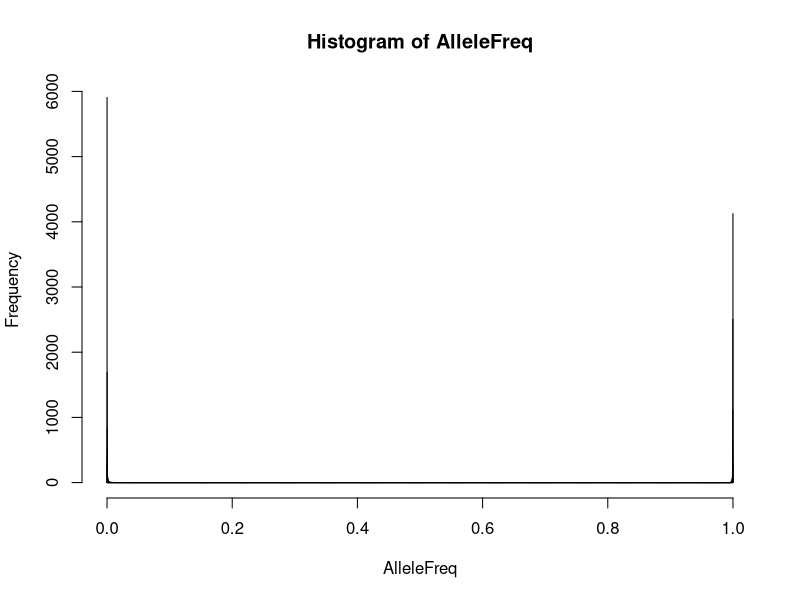
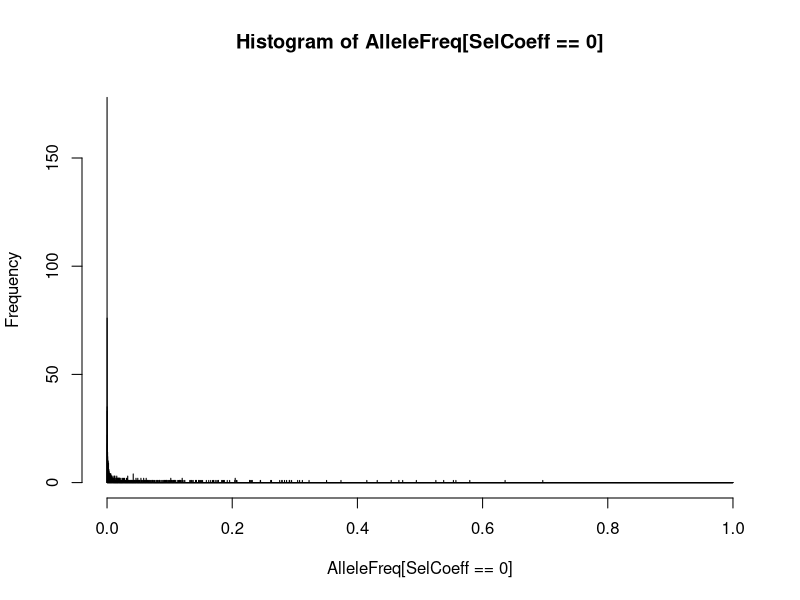
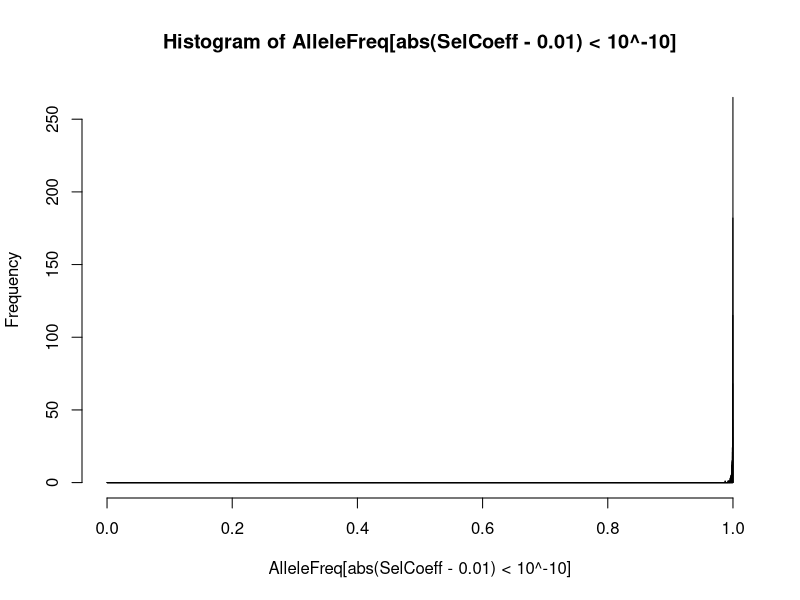
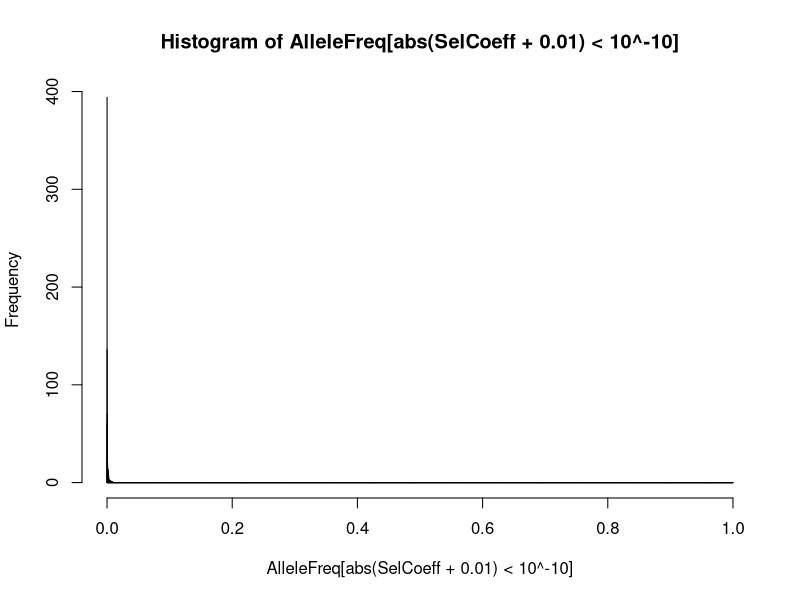
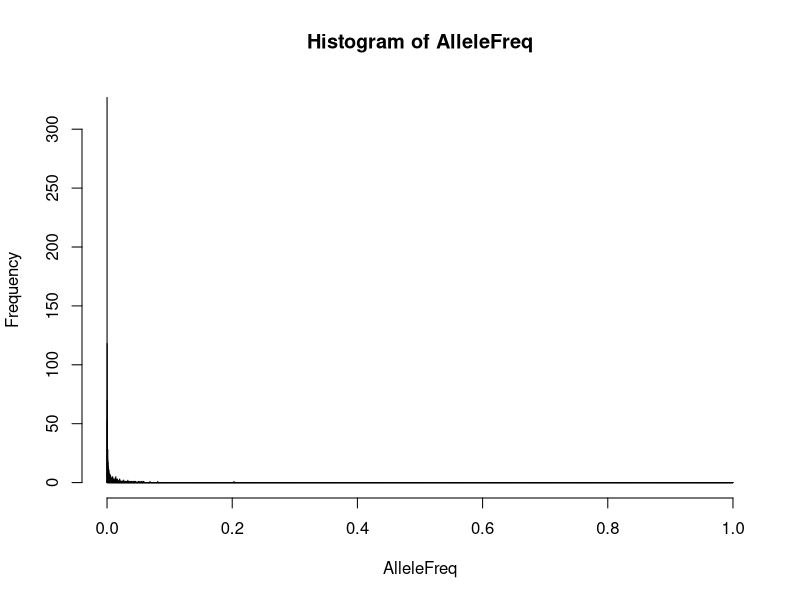
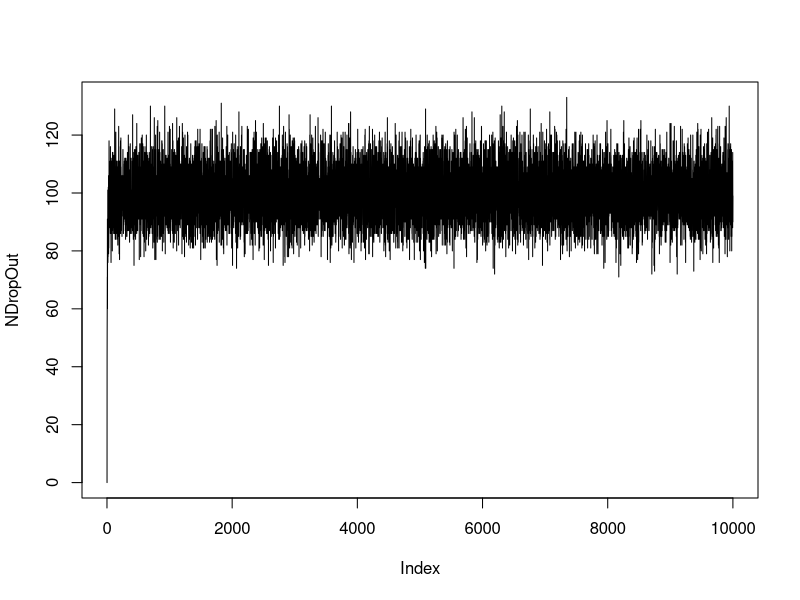
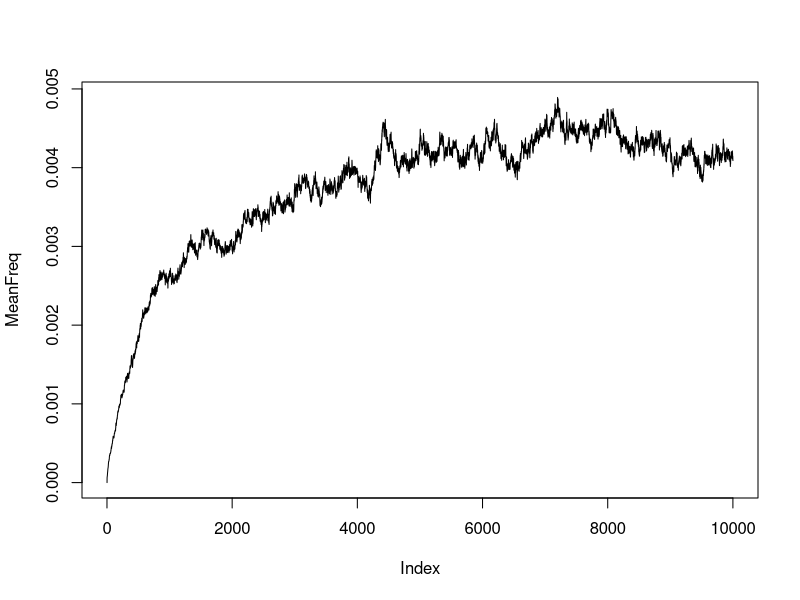
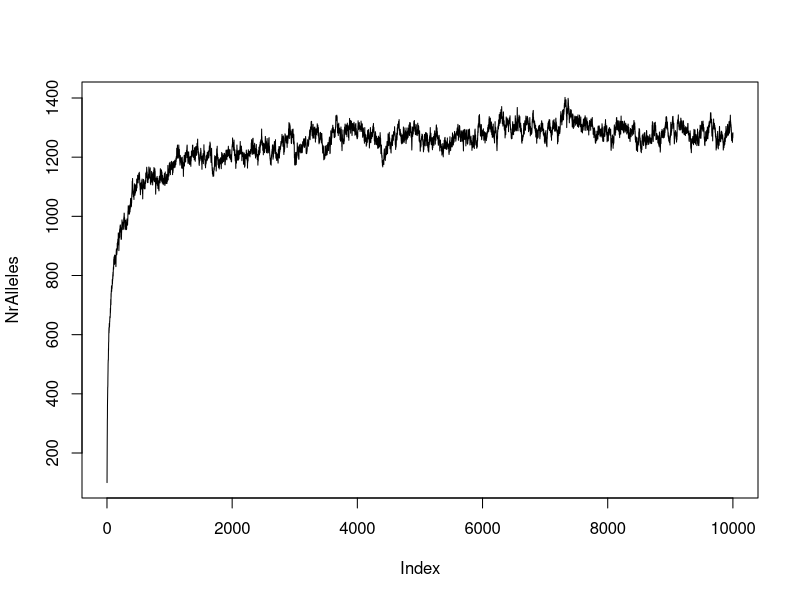

Write R code to recreate these figures, in order. (Note: this script raises an error after producing the figures.)
# The following script simulates allele frequencies for different selection
# coefficients

##########################################
#                                        #
#           Set parameters               #
#                                        #
##########################################

# Set population size
n = 10^4

# Set selection coefficients
SelCoeff <- seq(-0.1, 0.1, 0.01)

# Set the number of replicates per selection coefficient
NrRep <- 1000

# Set the number of generations
NrGen <- 10000

##########################################
#                                        #
#           Simulate                     #
#                                        #
##########################################

# Create a vector of replicated selection coefficients
SelCoeffRep <- rep(SelCoeff, NrRep)
PCoeff      <- 1 + SelCoeffRep
cat("Length of allele frequency vector is", length(SelCoeffRep), "\n")

# Initialize vector of allele frequencies
AlleleFreq <- rep(1/(2*n), length(SelCoeffRep))

# Loop over generations and calculate new allele frequencies
cat("Running simulation ... ")
for (i in 1:NrGen){
  SampleProbs <- AlleleFreq * PCoeff / (1 + AlleleFreq * (PCoeff - 1) )
  AlleleFreq  <- rbinom(length(SampleProbs), 2*n, SampleProbs) / (2*n)
  AlleleFreq  <- pmin(1 - 1/(2*n), AlleleFreq)
  AlleleFreq  <- pmax(1/(2*n), AlleleFreq)
}
cat("done!\n")
hist(AlleleFreq, seq(0, 1, 1/n))
hist(AlleleFreq[SelCoeff == 0], seq(0, 1, 1/n))
hist(AlleleFreq[abs(SelCoeff - 0.01) < 10^-10], seq(0, 1, 1/n))
hist(AlleleFreq[abs(SelCoeff + 0.01) < 10^-10], seq(0, 1, 1/n))

##########################################
#                                        #
#           Alternative simulation                  #
#                                        #
##########################################

# Number to be added per generation
NAdd <- 100

# Initialize vector of allele frequencies
PCoeff <- 1 - 10^-3
AlleleFreqStart <- rep(1/(2*n), NAdd)
AlleleFreq      <- AlleleFreqStart
NDropOut        <- 0
MeanFreq        <- 0
NrAlleles       <- length(AlleleFreq)
# Loop over generations and calculate new allele frequencies
cat("Running simulation ... ")
for (i in 1:10000){
  SampleProbs <- AlleleFreq * PCoeff / (1 + AlleleFreq * (PCoeff - 1) )
  AlleleFreq  <- c(rbinom(length(SampleProbs), 2*n, SampleProbs) / (2*n), AlleleFreqStart)
  blnDrop     <- AlleleFreq == 0 | AlleleFreq == 1
  NDropOut    <- c(NDropOut, sum(blnDrop))
  AlleleFreq  <- AlleleFreq[!blnDrop]
  MeanFreq    <- c(MeanFreq, mean(AlleleFreq))
  NrAlleles    <- c(NrAlleles, length(AlleleFreq))
}
cat("done!\n")
hist(AlleleFreq, seq(0, 1, 1/n))
# hist(AlleleFreq[SelCoeff == 0], seq(0, 1, 1/n))
# hist(AlleleFreq[abs(SelCoeff - 0.01) < 10^-10], seq(0, 1, 1/n))
# hist(AlleleFreq[abs(SelCoeff + 0.01) < 10^-10], seq(0, 1, 1/n))
plot(NDropOut, type = "l")
plot(MeanFreq, type = "l")
plot(NrAlleles, type = "l")
# dbinom(1, 5000, AlleleFreq)
AlleleFreqCount    <- table(AlleleFreq)
AlleleFreqRelCount <- AlleleFreqCount / sum(AlleleFreqCount)
AlleleFreqVals     <- as.numeric(names(AlleleFreqCount))
plot(sapply(1:50, function(x) AlleleFreqRelCount %*% dbinom(x, 5000, AlleleFreqVals)))
plot(sapply(1:50, function(x) sum(dbinom(x, 5000, AlleleFreqRel))))

# Function to calculate the mean frequency above a particular threshold 
# frequency, given the mean and variance of a normal selection
# coefficient distribution
MeanFreqNorm <- function(Mu = 0, SD = 0.01, Thresh = 0.5){
  Distn   <- dnorm(SelCoeffRep, Mu, sd = SD)
  Distn[Distn == Inf] <- 10^6
  RelFreq <- Distn * AlleleFreq / sum(Distn)
  mean(RelFreq[AlleleFreq >= Thresh])
}
Distn   <- dnorm(SelCoeffRep, -0.01, 0)
sum(Distn == Inf)
sum(SelCoeffRep == -0.01)

# Plot the ratio of mean frequency above 0.5 for high vs low sd of selection
# coefficient
cat("Calculating frequency ratios for different selection variances ... ")
StDevV   <- seq(10^(-6), 0.1, 0.001)
NegSelCoeff <- -1.9/n
Threshhold <- 0.9
MeanF0   <- sapply(StDevV, function(x) MeanFreqNorm(SD = x, Thresh = Threshhold))
MeanF1   <- sapply(StDevV, function(x) MeanFreqNorm(Mu = NegSelCoeff, SD = x, 
                                                    Thresh = Threshhold))
MaxRatio <- max(MeanF1 / MeanF1[2], na.rm = T)
plot(StDevV,  MeanF0 / MeanF0[2], type = "l", ylim = c(0, MaxRatio),
     xlab = "Standard deviation", ylab = "Ratio in mean frequency")
lines(StDevV, MeanF1 / MeanF1[2], lty = 2)
cat("done!\n")
